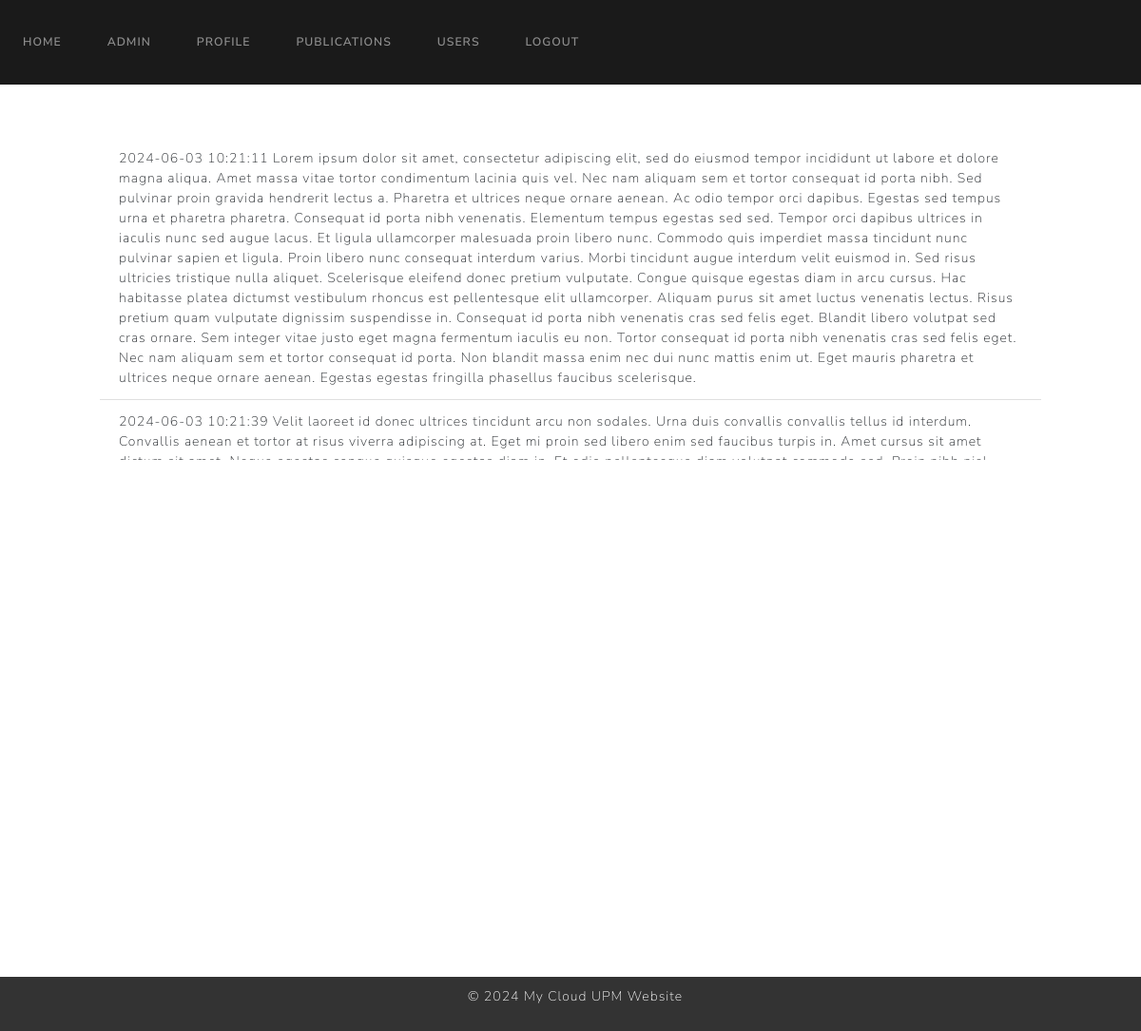
/viewuser/admin2@admin.com (signed in), run on the app's committed database.
### website/models.py (models this page shows)
class Publication(db.Model):
    id = db.Column(db.Integer, primary_key=True)
    content = db.Column(db.Text, nullable=False)
    date = db.Column(db.DateTime(timezone=True), default=func.now())
    user_id = db.Column(db.Integer, db.ForeignKey('user.id'), nullable=False)

### website/views.py (the view)
@views.route('/viewuser/<email>')
@login_required
def viewuser(email):
    user = User.query.filter_by(email=email).first()
    if user:
        publications = Publication.query.filter_by(user_id=user.id).all()
        return render_template("publications.html", user=user, publications=publications)
    else:
        flash('User not found', category='error')
        print('User not found')
        return render_template("userlist.html", user=current_user)

### website/templates/publications.html (shortened to what this page needs)
{% extends "base.html" %}
{% block content %}
<div style="height: 345px; overflow-y: auto; padding: 5px; max-width: 1000px; margin: auto; margin-top: 50px;">
    <ul class="list-group list-group-flush" id="publications">
        {% for publication in user.publications %}
        <li class="list-group-item">
            <div style="display: flex; justify-content: space-between;">
                <span>{{ publication.date }} {{ publication.content }}</span>
            </div>
        </li>
        {% endfor %}
    </ul>
</div>
{% endblock %}

### data on the page
Publication: date "2024-06-03 10:21:11", content "Lorem ipsum dolor sit amet, consectetur adipiscing elit, sed do eiusmod tempor incididunt ut labore et dolore magna aliqua. Amet massa vitae tortor condimentum lacinia quis vel. Nec nam aliquam sem et tortor consequat id porta nibh. Sed pulvinar proin gravida hendrerit lectus a. Pharetra et ultrices neque ornare aenean. Ac odio tempor orci dapibus. Egestas sed tempus urna et pharetra pharetra. Consequat id porta nibh venenatis. Elementum tempus egestas sed sed. Tempor orci dapibus ultrices in iaculis nunc sed augue lacus. Et ligula ullamcorper malesuada proin libero nunc. Commodo quis imperdiet massa tincidunt nunc pulvinar sapien et ligula. Proin libero nunc consequat interdum varius.…"
Publication: date "2024-06-03 10:21:39", content "Velit laoreet id donec ultrices tincidunt arcu non sodales. Urna duis convallis convallis tellus id interdum. Convallis aenean et tortor at risus viverra adipiscing at. Eget mi proin sed libero enim sed faucibus turpis in. Amet cursus sit amet…"
